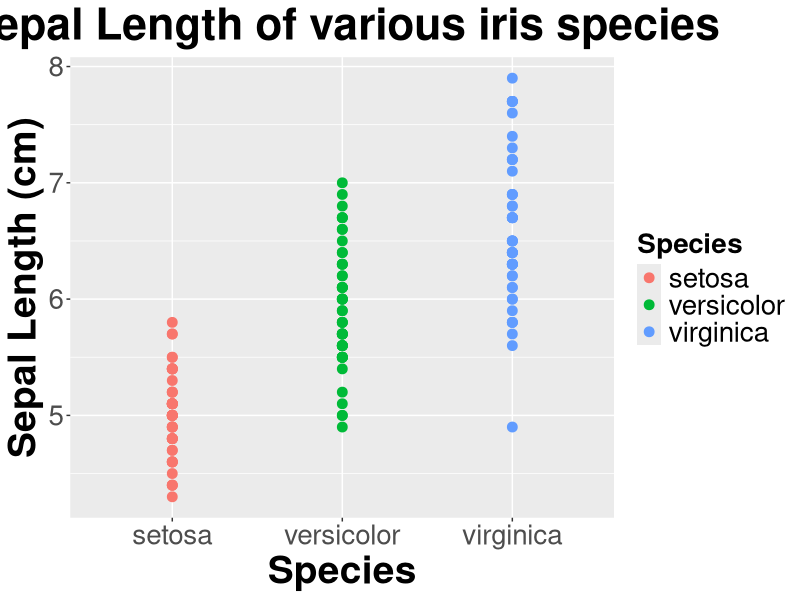
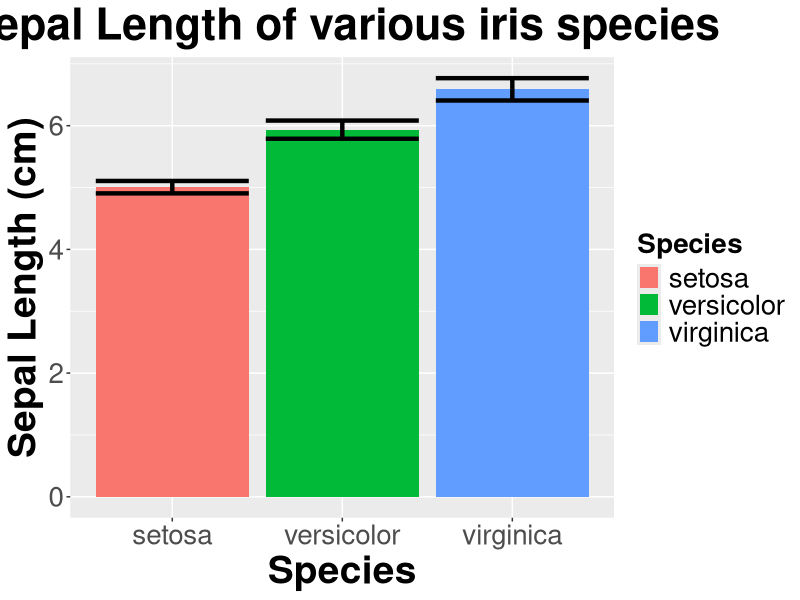
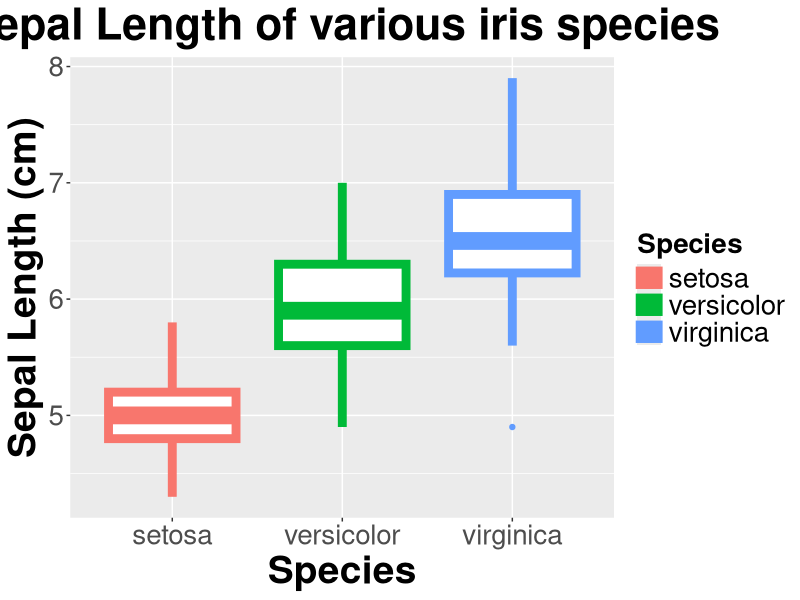
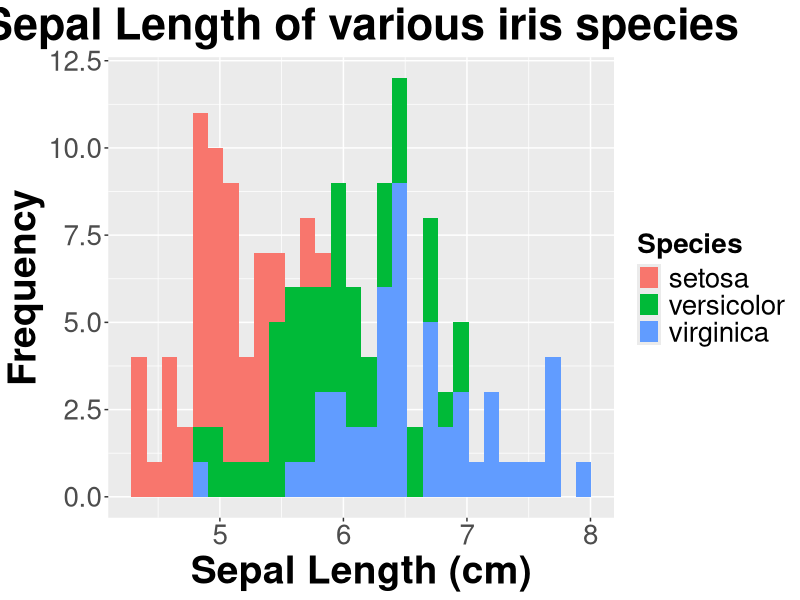
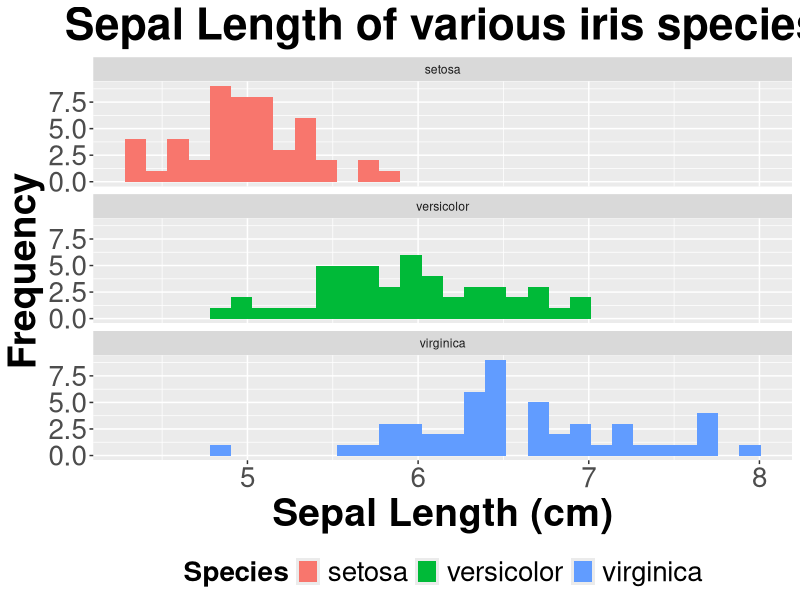
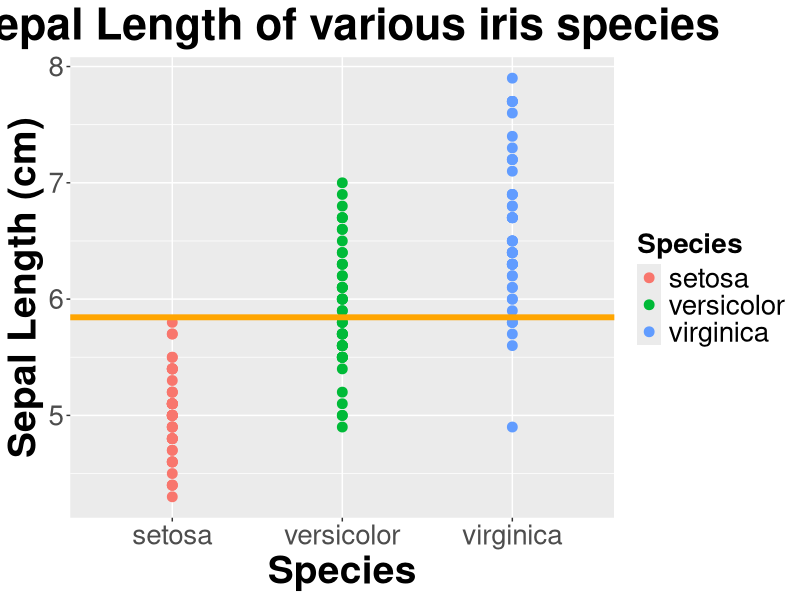
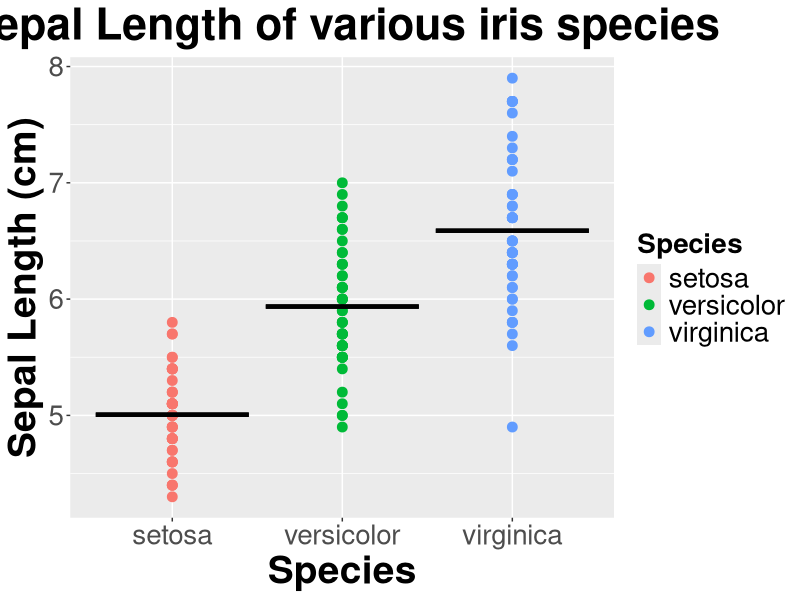
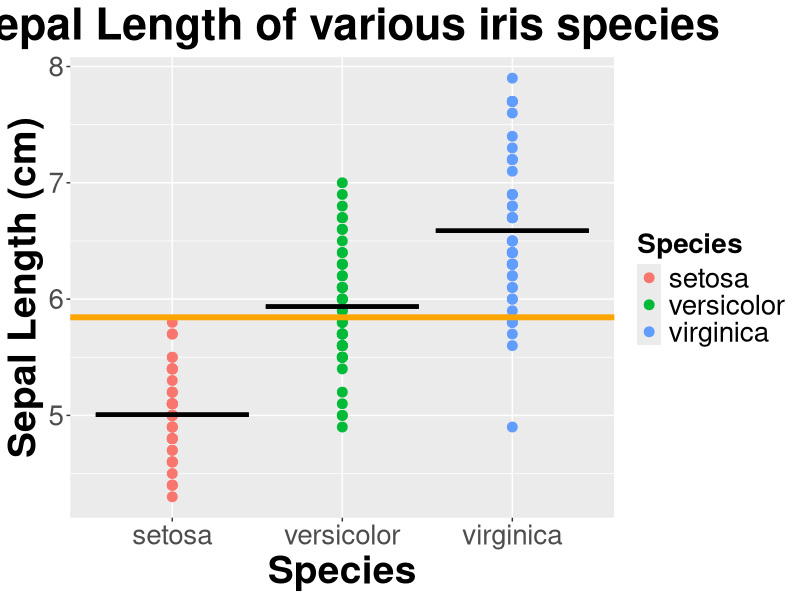

Write the R code that produced these figures, in order. (Note: this script raises an error after producing the figures.)
#figures and tests from ANOVA lecture
#iris example, from first lecture
#
require(ggplot2)

#point plot####
ggplot(iris, aes_string("Species","Sepal.Length")) + 
  geom_point(aes_string(colour="Species"), size = 3) +
  ylab("Sepal Length (cm)")+ggtitle("Sepal Length of various iris species")+
  theme(axis.title.x = element_text(face="bold", size=28), 
        axis.title.y = element_text(face="bold", size=28), 
        axis.text.y  = element_text(size=20),
        axis.text.x  = element_text(size=20), 
        legend.text =element_text(size=20),
        legend.title = element_text(size=20, face="bold"),
        plot.title = element_text(hjust = 0.5, face="bold", size=32))


#bar chart with error bars ####
summarySE <- function(data=NULL, measurevar, groupvars=NULL, na.rm=FALSE,
                      conf.interval=.95, .drop=TRUE) {
  library(plyr)
  
  # New version of length which can handle NA's: if na.rm==T, don't count them
  length2 <- function (x, na.rm=FALSE) {
    if (na.rm) sum(!is.na(x))
    else       length(x)
  }
  
  # This does the summary. For each group's data frame, return a vector with
  # N, mean, and sd
  datac <- ddply(data, groupvars, .drop=.drop,
                 .fun = function(xx, col) {
                   c(N    = length2(xx[[col]], na.rm=na.rm),
                     mean = mean   (xx[[col]], na.rm=na.rm),
                     sd   = sd     (xx[[col]], na.rm=na.rm)
                   )
                 },
                 measurevar
  )
  
  # Rename the "mean" column
  #  datac <- rename(datac, c("mean" = measurevar))
  
  datac$se <- datac$sd / sqrt(datac$N)  # Calculate standard error of the mean
  
  # Confidence interval multiplier for standard error
  # Calculate t-statistic for confidence interval:
  # e.g., if conf.interval is .95, use .975 (above/below), and use df=N-1
  ciMult <- qt(conf.interval/2 + .5, datac$N-1)
  datac$ci <- datac$se * ciMult
  
  return(datac)
}

function_output <- summarySE(iris, measurevar="Sepal.Length", groupvars =
                               c("Species"))

ggplot(function_output, aes_string(x="Species", y="mean")) +
  geom_col(aes_string(fill="Species"), size = 3) +
  geom_errorbar(aes(ymin=mean-ci, ymax=mean+ci), size=1.5) +
  ylab("Sepal Length (cm)")+ggtitle("Sepal Length of various iris species")+
  theme(axis.title.x = element_text(face="bold", size=28), 
        axis.title.y = element_text(face="bold", size=28), 
        axis.text.y  = element_text(size=20),
        axis.text.x  = element_text(size=20), 
        legend.text =element_text(size=20),
        legend.title = element_text(size=20, face="bold"),
        plot.title = element_text(hjust = 0.5, face="bold", size=32))

#boxplot####
ggplot(iris, aes_string("Species","Sepal.Length")) + 
  geom_boxplot(aes_string(colour="Species"), size = 3) +
  ylab("Sepal Length (cm)")+ggtitle("Sepal Length of various iris species")+
  theme(axis.title.x = element_text(face="bold", size=28), 
        axis.title.y = element_text(face="bold", size=28), 
        axis.text.y  = element_text(size=20),
        axis.text.x  = element_text(size=20), 
        legend.text =element_text(size=20),
        legend.title = element_text(size=20, face="bold"),
        plot.title = element_text(hjust = 0.5, face="bold", size=32))

#stacked histogram####
ggplot(iris, aes_string("Sepal.Length")) + 
  geom_histogram(aes_string(fill="Species"), size=3) +
  xlab("Sepal Length (cm)")+
  ylab("Frequency")+
  ggtitle("Sepal Length of various iris species")+
  theme(axis.title.x = element_text(face="bold", size=28), 
        axis.title.y = element_text(face="bold", size=28), 
        axis.text.y  = element_text(size=20),
        axis.text.x  = element_text(size=20), 
        legend.text =element_text(size=20),
        legend.title = element_text(size=20, face="bold"),
        plot.title = element_text(hjust = 0.5, face="bold", size=32))

#facet####
ggplot(iris, aes_string("Sepal.Length")) + 
  geom_histogram(aes_string(fill="Species"), size=3) +
  xlab("Sepal Length (cm)")+
  ylab("Frequency")+
  ggtitle("Sepal Length of various iris species")+
  theme(axis.title.x = element_text(face="bold", size=28), 
        axis.title.y = element_text(face="bold", size=28), 
        axis.text.y  = element_text(size=20),
        axis.text.x  = element_text(size=20), 
        legend.text =element_text(size=20),
        legend.title = element_text(size=20, face="bold"),
        legend.position = "bottom",
        plot.title = element_text(hjust = 0.5, face="bold", size=32))+
  facet_wrap(~Species, ncol = 1)

#point plot with means####
ggplot(iris, aes_string("Species","Sepal.Length")) + 
  geom_point(aes_string(colour="Species"), size = 3) +
  ylab("Sepal Length (cm)")+ggtitle("Sepal Length of various iris species")+
  theme(axis.title.x = element_text(face="bold", size=28), 
        axis.title.y = element_text(face="bold", size=28), 
        axis.text.y  = element_text(size=20),
        axis.text.x  = element_text(size=20), 
        legend.text =element_text(size=20),
        legend.title = element_text(size=20, face="bold"),
        plot.title = element_text(hjust = 0.5, face="bold", size=32)) +
  geom_hline(aes(yintercept=mean(iris$Sepal.Length)), size = 2, color = "orange")

#point plot with means for each group####
#make extra column for output and rename here
function_output$Sepal.Length <- function_output$mean
ggplot(iris, aes_string("Species","Sepal.Length")) + 
  geom_point(aes_string(colour="Species"), size = 3) +
  ylab("Sepal Length (cm)")+ggtitle("Sepal Length of various iris species")+
  theme(axis.title.x = element_text(face="bold", size=28), 
        axis.title.y = element_text(face="bold", size=28), 
        axis.text.y  = element_text(size=20),
        axis.text.x  = element_text(size=20), 
        legend.text =element_text(size=20),
        legend.title = element_text(size=20, face="bold"),
        plot.title = element_text(hjust = 0.5, face="bold", size=32)) +
  geom_errorbar(aes(ymin=mean, ymax=mean), size=1.5, 
                data = function_output, color = "black")

#combine these two ####
ggplot(iris, aes_string("Species","Sepal.Length")) + 
  geom_point(aes_string(colour="Species"), size = 3) +
  ylab("Sepal Length (cm)")+ggtitle("Sepal Length of various iris species")+
  theme(axis.title.x = element_text(face="bold", size=28), 
        axis.title.y = element_text(face="bold", size=28), 
        axis.text.y  = element_text(size=20),
        axis.text.x  = element_text(size=20), 
        legend.text =element_text(size=20),
        legend.title = element_text(size=20, face="bold"),
        plot.title = element_text(hjust = 0.5, face="bold", size=32)) +
  geom_errorbar(aes(ymin=mean, ymax=mean), size=1.5, 
                data = function_output, color = "black") +
  geom_hline(aes(yintercept=mean(iris$Sepal.Length)), size = 2, color = "orange")

#show null hypothesis
ggplot(iris, aes_string("Species","Sepal.Length")) + 
  geom_point(aes_string(colour="Species"), size = 3) +
  ylab("Sepal Length (cm)")+ggtitle("Sepal Length of various iris species")+
  theme(axis.title.x = element_text(face="bold", size=28), 
        axis.title.y = element_text(face="bold", size=28), 
        axis.text.y  = element_text(size=20),
        axis.text.x  = element_text(size=20), 
        legend.text =element_text(size=20),
        legend.title = element_text(size=20, face="bold"),
        plot.title = element_text(hjust = 0.5, face="bold", size=32)) +
  geom_errorbar(aes(ymin=mean, ymax=mean), size=1.5, 
                data = function_output, color = "black") +
  geom_hline(aes(yintercept=mean(iris$Sepal.Length)), size = 2, color = "orange") +
geom_errorbar(aes(ymin=mean(iris$Sepal.Length), ymax=mean(iris$Sepal.Length)), size=1.5, color = "purple", linetype = 3) 



#p value via simulation ####
#get overall variance and mean estimate
variance_estimate <- sum((function_output$N -1) * (function_output$sd)^2)/(sum(function_output$N)-length(function_output$N))
mean_sepal <- mean(iris$Sepal.Length)
#sample
  ratio <- data.frame(rep = 1:10000, mse = rep(NA,10000), 
                      msg = rep(NA,10000), ratio = rep(NA,10000))
for(i in 1:10000){
    setosa <- rnorm(50, mean_sepal, sd= sqrt(variance_estimate))
    versicolor <- rnorm(50, mean_sepal, sd= sqrt(variance_estimate))
    virginica <- rnorm(50, mean_sepal, sd= sqrt(variance_estimate))
    mean_overall <- mean(c(setosa, versicolor, virginica))
    ratio$mse[i] <- (49 * var(setosa) + 49 * var(versicolor) + 49 * var(virginica))/(150 - 3)
    ratio$msg[i] <- (50 * (mean(setosa)-mean_overall)^2 + 
                 50 * (mean(versicolor)-mean_overall)^2 + 
                 50 * (mean (virginica)-mean_overall)^2)/2
    ratio$ratio[i] <- ratio$msg[i]/ratio$mse[i]
}
  
summary(lm(Sepal.Length~Species, iris))$fstatistic[1]
  
  
ggplot(ratio, aes_string("ratio")) +
    geom_histogram(aes(y=..count../sum(..count..)), fill = "orange", bins = 15) +
    ggtitle("Ratio under null hypothesis") +
    ylab("Probability") +
    theme(axis.title.x = element_text(face="bold", size=28), 
          axis.title.y = element_text(face="bold", size=28), 
          axis.text.y  = element_text(size=20),
          axis.text.x  = element_text(size=20), 
          legend.text =element_text(size=20),
          legend.title = element_text(size=20, face="bold"),
          plot.title = element_text(hjust = 0.5, face="bold", size=32)) +
  
    
#with f
ggplot(ratio, aes_string("ratio")) +
    geom_histogram(aes(y=..count../sum(..count..)), fill = "orange", 
                   breaks = seq(0,15,1)) +
    stat_function(fun = df, args = list(df1 =2, df2 = 147),size = 3, color = "green") +   
    ggtitle("Signal under null hypothesis") +
    ggtitle("Ratio under null hypothesis") +
    ylab("Probability") +
    theme(axis.title.x = element_text(face="bold", size=28), 
          axis.title.y = element_text(face="bold", size=28), 
          axis.text.y  = element_text(size=20),
          axis.text.x  = element_text(size=20), 
          legend.text =element_text(size=20),
          legend.title = element_text(size=20, face="bold"),
          plot.title = element_text(hjust = 0.5, face="bold", size=32))
  
#build model without intercept####
iris_anova <- lm(Sepal.Length~Species - 1, iris)
summary(iris_anova)
require(car)
Anova(iris_anova, type = "III")

#check assumptions####
par(mfrow = c(2,2))
plot(iris_anova)

#multcomp
require(multcomp)

  
